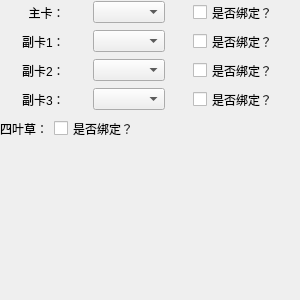
<?xml version="1.0" encoding="UTF-8"?>
<ui version="4.0">
 <class>Form</class>
 <widget class="QWidget" name="Form">
  <property name="geometry">
   <rect>
    <x>0</x>
    <y>0</y>
    <width>300</width>
    <height>300</height>
   </rect>
  </property>
  <property name="windowTitle">
   <string>Form</string>
  </property>
  <widget class="QWidget" name="layoutWidget">
   <property name="geometry">
    <rect>
     <x>0</x>
     <y>1</y>
     <width>301</width>
     <height>139</height>
    </rect>
   </property>
   <layout class="QVBoxLayout" name="verticalLayout">
    <item>
     <layout class="QHBoxLayout" name="horizontalLayout_0">
      <item>
       <widget class="QLabel" name="label">
        <property name="sizePolicy">
         <sizepolicy hsizetype="Fixed" vsizetype="Preferred">
          <horstretch>0</horstretch>
          <verstretch>0</verstretch>
         </sizepolicy>
        </property>
        <property name="text">
         <string>  主卡：</string>
        </property>
       </widget>
      </item>
      <item>
       <widget class="QComboBox" name="card_box0">
        <property name="sizePolicy">
         <sizepolicy hsizetype="Maximum" vsizetype="Fixed">
          <horstretch>0</horstretch>
          <verstretch>0</verstretch>
         </sizepolicy>
        </property>
       </widget>
      </item>
      <item>
       <widget class="QCheckBox" name="bind_btn0">
        <property name="sizePolicy">
         <sizepolicy hsizetype="Fixed" vsizetype="Fixed">
          <horstretch>0</horstretch>
          <verstretch>0</verstretch>
         </sizepolicy>
        </property>
        <property name="text">
         <string>是否绑定？</string>
        </property>
       </widget>
      </item>
     </layout>
    </item>
    <item>
     <layout class="QHBoxLayout" name="horizontalLayout_1">
      <item>
       <widget class="QLabel" name="label_2">
        <property name="sizePolicy">
         <sizepolicy hsizetype="Fixed" vsizetype="Preferred">
          <horstretch>0</horstretch>
          <verstretch>0</verstretch>
         </sizepolicy>
        </property>
        <property name="text">
         <string>副卡1：</string>
        </property>
       </widget>
      </item>
      <item>
       <widget class="QComboBox" name="card_box1">
        <property name="sizePolicy">
         <sizepolicy hsizetype="Maximum" vsizetype="Fixed">
          <horstretch>0</horstretch>
          <verstretch>0</verstretch>
         </sizepolicy>
        </property>
       </widget>
      </item>
      <item>
       <widget class="QCheckBox" name="bind_btn1">
        <property name="sizePolicy">
         <sizepolicy hsizetype="Fixed" vsizetype="Fixed">
          <horstretch>0</horstretch>
          <verstretch>0</verstretch>
         </sizepolicy>
        </property>
        <property name="text">
         <string>是否绑定？</string>
        </property>
       </widget>
      </item>
     </layout>
    </item>
    <item>
     <layout class="QHBoxLayout" name="horizontalLayout_2">
      <item>
       <widget class="QLabel" name="label_3">
        <property name="sizePolicy">
         <sizepolicy hsizetype="Fixed" vsizetype="Preferred">
          <horstretch>0</horstretch>
          <verstretch>0</verstretch>
         </sizepolicy>
        </property>
        <property name="text">
         <string>副卡2：</string>
        </property>
       </widget>
      </item>
      <item>
       <widget class="QComboBox" name="card_box2">
        <property name="sizePolicy">
         <sizepolicy hsizetype="Maximum" vsizetype="Fixed">
          <horstretch>0</horstretch>
          <verstretch>0</verstretch>
         </sizepolicy>
        </property>
       </widget>
      </item>
      <item>
       <widget class="QCheckBox" name="bind_btn2">
        <property name="sizePolicy">
         <sizepolicy hsizetype="Fixed" vsizetype="Fixed">
          <horstretch>0</horstretch>
          <verstretch>0</verstretch>
         </sizepolicy>
        </property>
        <property name="text">
         <string>是否绑定？</string>
        </property>
       </widget>
      </item>
     </layout>
    </item>
    <item>
     <layout class="QHBoxLayout" name="horizontalLayout_3">
      <item>
       <widget class="QLabel" name="label_4">
        <property name="sizePolicy">
         <sizepolicy hsizetype="Fixed" vsizetype="Preferred">
          <horstretch>0</horstretch>
          <verstretch>0</verstretch>
         </sizepolicy>
        </property>
        <property name="text">
         <string>副卡3：</string>
        </property>
       </widget>
      </item>
      <item>
       <widget class="QComboBox" name="card_box3">
        <property name="sizePolicy">
         <sizepolicy hsizetype="Maximum" vsizetype="Fixed">
          <horstretch>0</horstretch>
          <verstretch>0</verstretch>
         </sizepolicy>
        </property>
       </widget>
      </item>
      <item>
       <widget class="QCheckBox" name="bind_btn3">
        <property name="sizePolicy">
         <sizepolicy hsizetype="Fixed" vsizetype="Fixed">
          <horstretch>0</horstretch>
          <verstretch>0</verstretch>
         </sizepolicy>
        </property>
        <property name="text">
         <string>是否绑定？</string>
        </property>
       </widget>
      </item>
     </layout>
    </item>
    <item>
     <layout class="QHBoxLayout" name="horizontalLayout_4">
      <item>
       <widget class="QLabel" name="label_5">
        <property name="sizePolicy">
         <sizepolicy hsizetype="Fixed" vsizetype="Preferred">
          <horstretch>0</horstretch>
          <verstretch>0</verstretch>
         </sizepolicy>
        </property>
        <property name="text">
         <string>四叶草：</string>
        </property>
       </widget>
      </item>
      <item>
       <widget class="QCheckBox" name="bind_btn4">
        <property name="sizePolicy">
         <sizepolicy hsizetype="Expanding" vsizetype="Fixed">
          <horstretch>0</horstretch>
          <verstretch>0</verstretch>
         </sizepolicy>
        </property>
        <property name="text">
         <string>是否绑定？</string>
        </property>
       </widget>
      </item>
     </layout>
    </item>
   </layout>
  </widget>
 </widget>
 <resources/>
 <connections/>
</ui>
